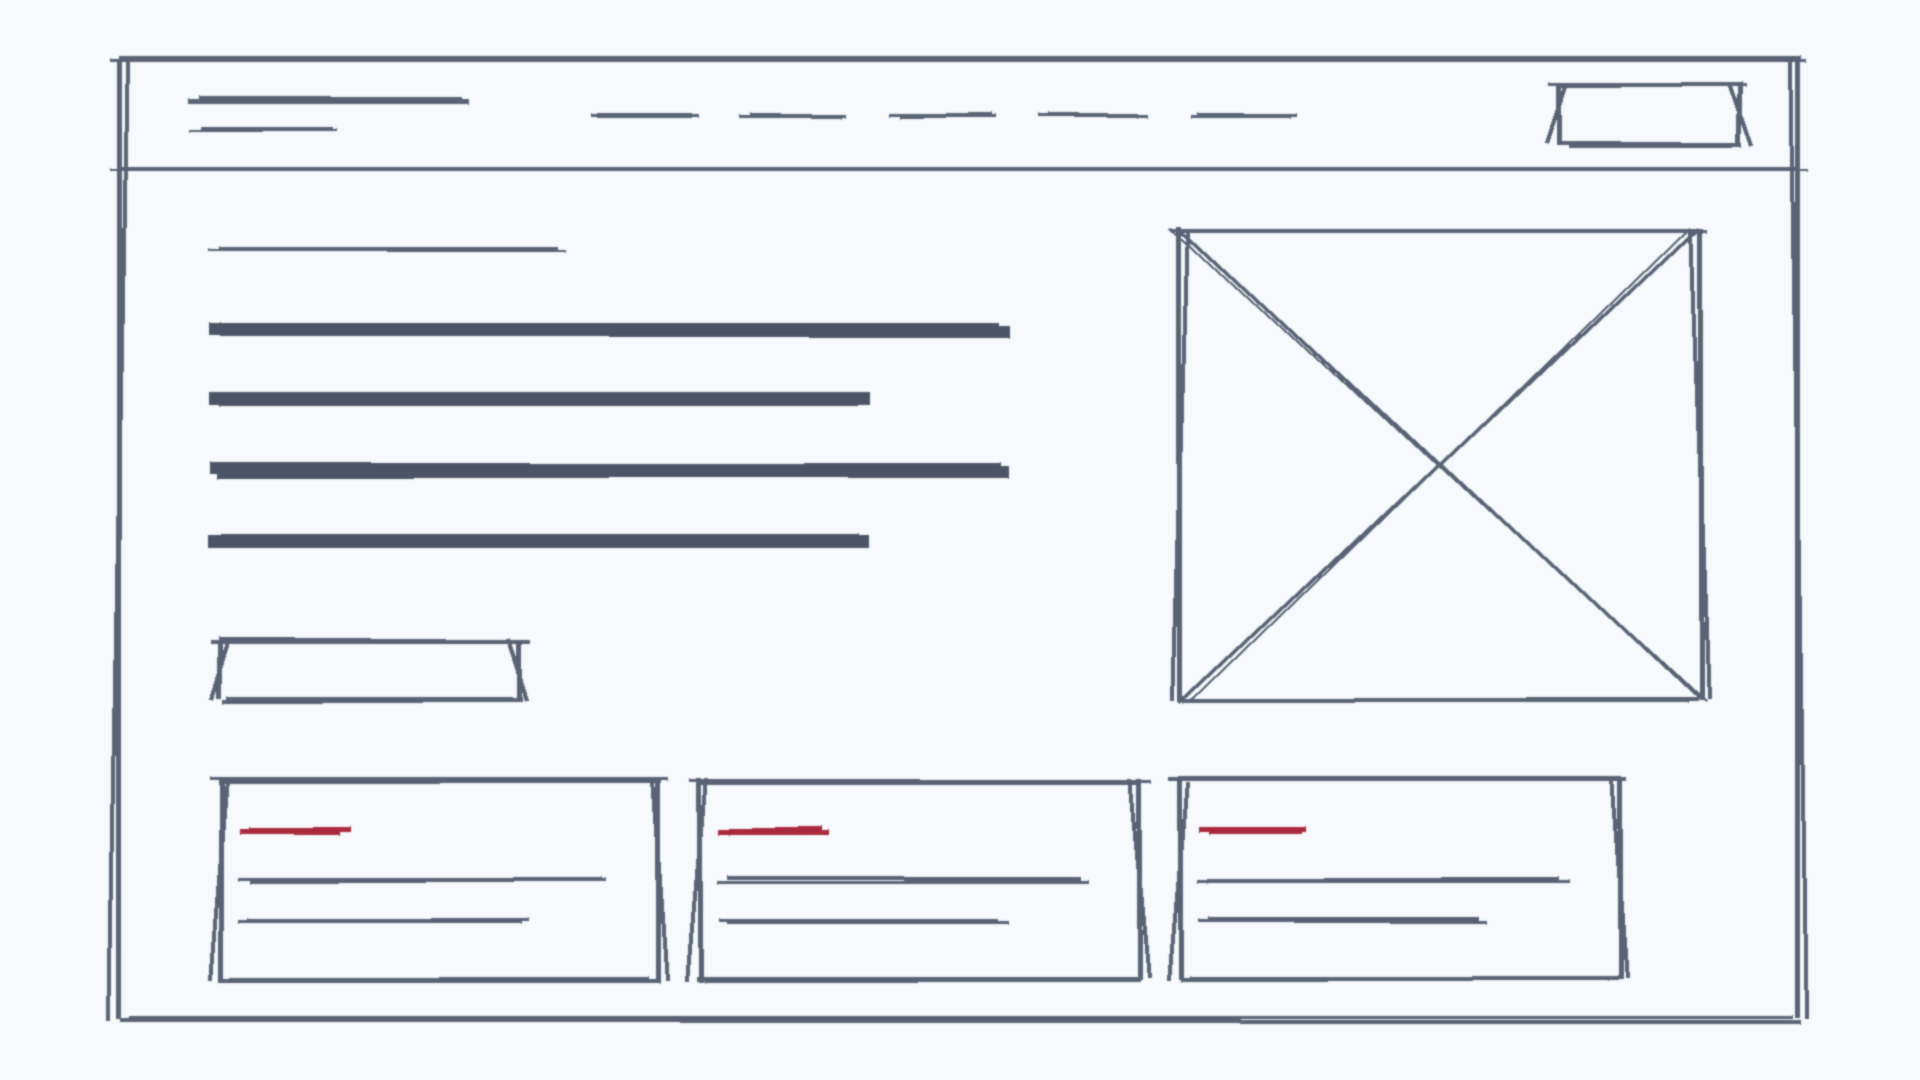

Reproduce this figure in Python.
# Erzeugt skizze.png: Bleistift-Wireframe der Website (Bildschirmblatt in der Bauphase). Einmalig: python skizze.py
import random
from PIL import Image, ImageDraw, ImageFilter
random.seed(7)
W, H = 1920, 1080
im = Image.new("RGB", (W, H), (247, 249, 252))
d = ImageDraw.Draw(im)
def stroke(p0, p1, w=5, col=(88, 98, 116)):
    for k in range(2):
        j = lambda: random.uniform(-2.5, 2.5)
        d.line([(p0[0] + j() - 10 * k, p0[1] + j()), (p1[0] + j() + 8 * k, p1[1] + j())], fill=col, width=w - k)
def rect(x0, y0, x1, y1, w=5):
    stroke((x0, y0), (x1, y0), w); stroke((x1, y0), (x1, y1), w); stroke((x1, y1), (x0, y1), w); stroke((x0, y1), (x0, y0), w)
rect(120, 60, 1800, 1020)
stroke((120, 170), (1800, 170), 4)
stroke((200, 100), (460, 100), 7); stroke((200, 130), (330, 130), 4)
for i in range(5): stroke((600 + i * 150, 115), (690 + i * 150, 115), 5)
rect(1560, 85, 1740, 145)
stroke((220, 250), (560, 250), 4)
for i, y in enumerate(range(330, 560, 70)):
    stroke((220, y), (1000 - (i % 2) * 140, y), 14, (74, 84, 102))
rect(220, 640, 520, 700)
rect(1180, 230, 1700, 700); stroke((1180, 230), (1700, 700), 3); stroke((1700, 230), (1180, 700), 3)
for x in (220, 700, 1180):
    rect(x, 780, x + 440, 980)
    stroke((x + 30, 830), (x + 120, 830), 7, (170, 40, 60))
    stroke((x + 30, 880), (x + 380, 880), 5); stroke((x + 30, 920), (x + 300, 920), 5)
im = im.filter(ImageFilter.GaussianBlur(0.8))
im.save("skizze.png")
